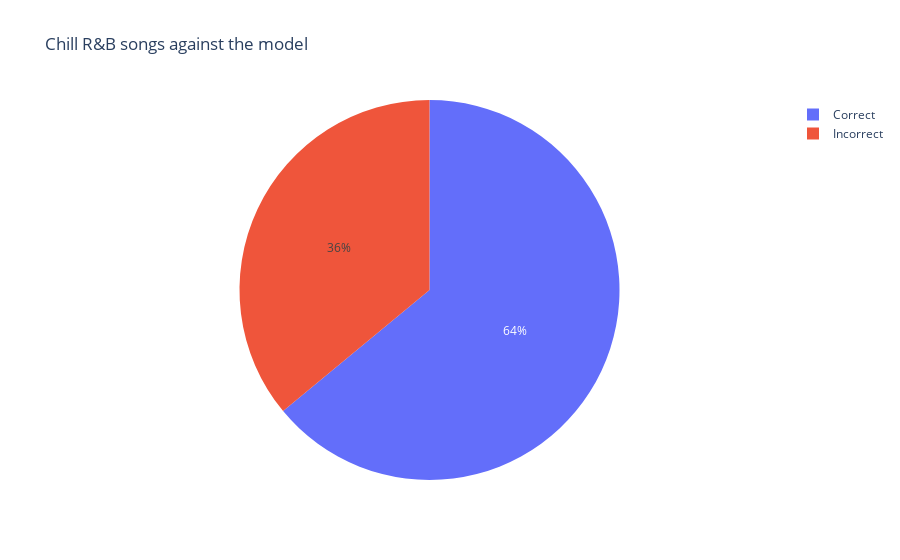

Write notebook code for a chart like this one.
### Code cell
test_chill_rb = df_closest_songs(rb_chill_median, rb_chill_radius, chill_rb)

total_within_radius_rb_chill = len(test_chill_rb.loc[test_chill_rb.within_radius == True])
labels=['Incorrect', 'Correct']
values = [(len(test_chill_rb))- total_within_radius_rb_chill, total_within_radius_rb_chill]

fig = go.Figure(data=[go.Pie(labels=labels, values=values)]).update_layout(title='Chill R&B songs against the model')
fig.show()

### Figure 1 — Plotly figure (JSON) as saved in the notebook; plotly's stock layout.template omitted (floating-point values rounded to 4 significant figures)
{"data": [{"labels": ["Incorrect", "Correct"], "type": "pie", "values": [18, 32]}], "layout": {"title": {"text": "Chill R&B songs against the model"}}}
